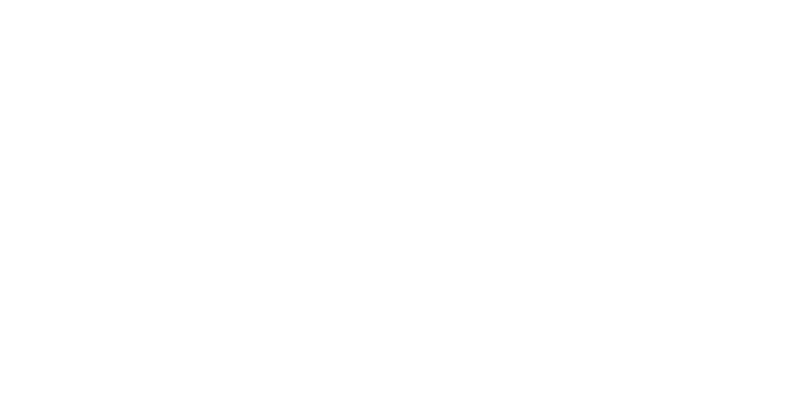
Frame 1 (no input)
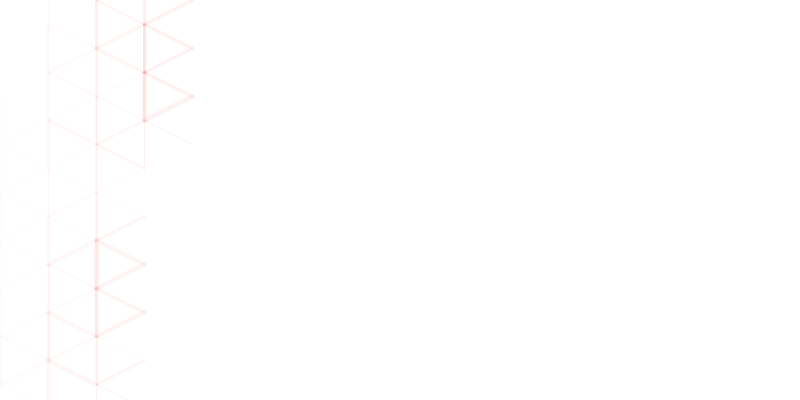
Frame 60 (the mouse pressed at the canvas centre just before this capture)
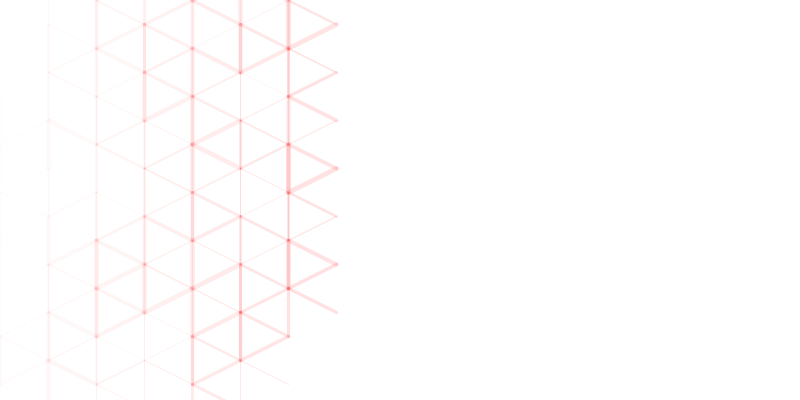
Frame 120 (the mouse held since frame 60 and released just before this capture)

The Processing sketch that drew these frames (run headless with seeded random() and noise(); from frame 60 on, the mouse is pressed at the canvas centre):

// Processing sketch: processing_131973
// ── processing_131973.pde

float colourIndex=0;
float c =0;
void setup() {
  size(800, 400);
  //frameRate(1);

  background(255);
  colorMode(HSB, 100);
}
int s=24;
int x=0;
int y=0;
int yFlip=s;
boolean xFlip=true;

void draw() {



  strokeWeight(random(0.1, 5));
  stroke(c, 100, 100, colourIndex);

  if (colourIndex >100) {
    colourIndex=0;
  }
  else {
    colourIndex+=0.1;
  }
  yFlip*=(-1);

  if (yFlip <0) {
    y+=(2*s);
  }

  if (y>height) {
    x+=(2*s);
    if (xFlip) {
      xFlip=false;
      y=-s;
    }
    else {
      y=0;
      xFlip=true;
    }
  }
    line(x, y, x+(2*s), y+yFlip);
  line(x, y, x, y+yFlip*2);
}

void mouseClicked() {
  c=random(100);
  colourIndex=0;
  s = int(map(mouseX, 0, width, 5, 40));
  x=0;
  y=0;
  yFlip=s;
  xFlip=true;
  colorMode(RGB,255);
  background(255);
  
  
}
